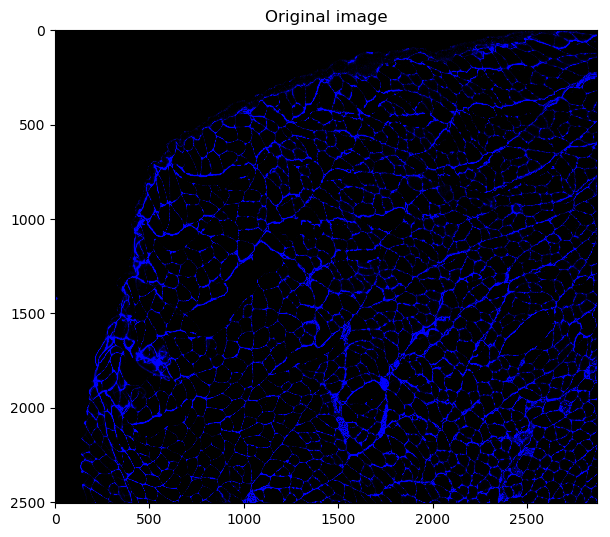
#> input picture kens_tinkering/Python_code/base_file_st-original_imagering.png, 610 x 537 px
$ python -i image_proc.py   (imports and definitions only)   (older library calls are emulated)
#> lines starting #> are read from the running program, lines starting #| are printed output that depends on the picture
# -*- coding: utf-8 -*-
"""
Created on Fri Apr 19 14:53:42 2019

@author: kscamp3
"""
import scipy as sp
import numpy as np
from skimage.color import rgb2gray
from skimage.util import invert
import matplotlib.pyplot as plt

from modules.machine_learning import machine_learn as ml


# [733 lines left out: functions kens_test, write_image_to_file, return_gray_scale_image_as_float, normalize_gray_scale_image, saturate_gray_scale_image, apply_Frangi_filter and 20 more, not called in this run]

>>> import cv2
>>> picture = cv2.imread('../../base_file_st-original_imagering.png', cv2.IMREAD_GRAYSCALE)
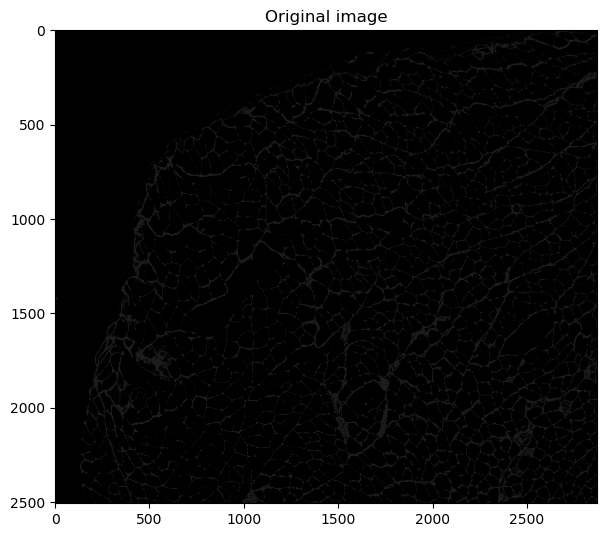
#> picture: shape (537, 610); min 0, max 255, mean 55.5
>>> result = process_image_to_blobs(picture)
#> (the run stopped early here; a loop or call above may not have finished)
